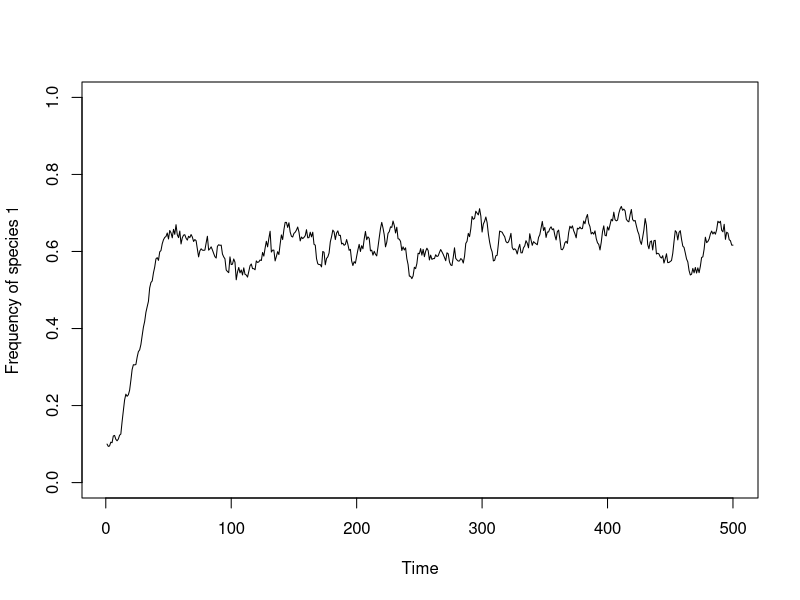

Here is the R script that generated this plot:
# Fig 4.10 - Colonization-competition tradeoff model in 2 patches
# parameters set for the 2nd panel from the left in Fig 4.10
# init.1 & m can be set to reproduce each panel

J <- 1000 
init.1 <- 0.1*J 
num.patch <- 2 
m <- 0.1
num.years <- 500 
year <- 2 

COM <- matrix(nrow=J, ncol=num.patch)
COM[1:init.1,] <- 1; COM[(init.1+1):J,] <- 2 

fit.ratio.avg <- vector(length=num.patch)
fit.ratio.avg[] <- c(1.2,1.2)
fit.ratio.m <- 1/5
freq.dep <- vector(length=num.patch)
freq.dep[] <- 0

freq.1.mat <- matrix(nrow = num.years, ncol = num.patch)
freq.1.mat[1,] <- init.1/J 

for (i in 1:(J*num.patch*(num.years-1))) {

patch <- sample(1:num.patch,1)

if (runif(1) < m) {
	freq.1.meta <- sum(COM==1)/(J*num.patch)
	Pr.1 <- fit.ratio.m*freq.1.meta/(fit.ratio.m*freq.1.meta + (1-freq.1.meta))
} else { 
	freq.1 <- sum(COM[,patch]==1)/J; freq.2 <- 1 - freq.1
	fit.ratio <- exp(freq.dep[patch]*(freq.1-0.5) + log(fit.ratio.avg[patch]))
	Pr.1 <-  fit.ratio*freq.1/(fit.ratio*freq.1 + freq.2)
}
	
COM[ceiling(J*runif(1)),patch] <- sample(c(1,2), 1, prob=c(Pr.1,1-Pr.1)) 

if (i %% (J*num.patch) == 0) {
freq.1.mat[year,] <- colSums(COM==1)/J
year <- year + 1 
}
} 

plot(1:num.years, rowMeans(freq.1.mat), type="l", xlab="Time", 
ylab="Frequency of species 1", ylim=c(0,1))